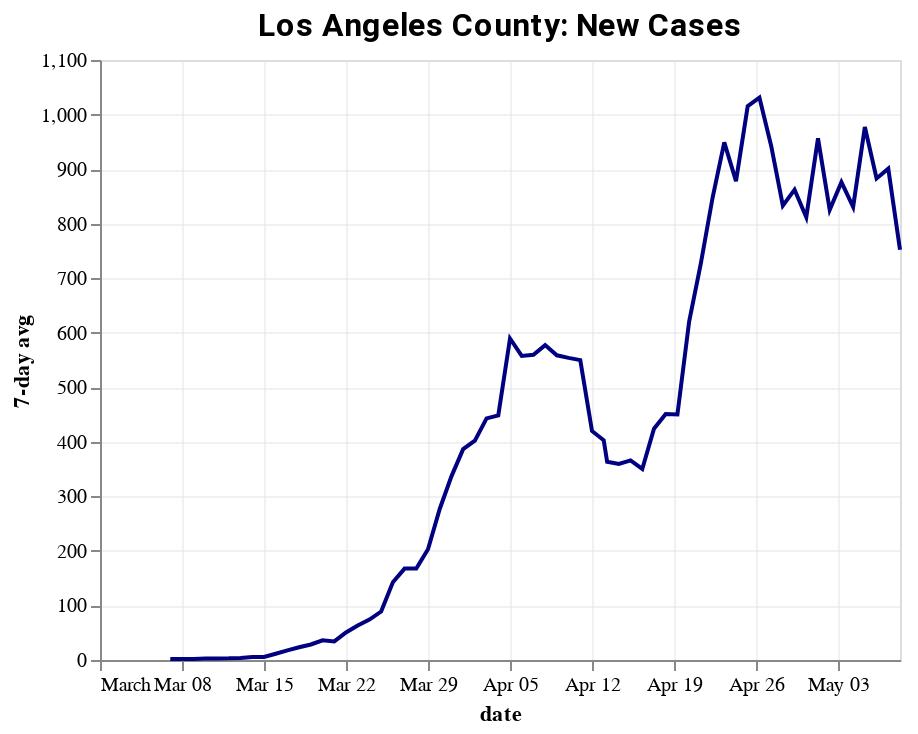
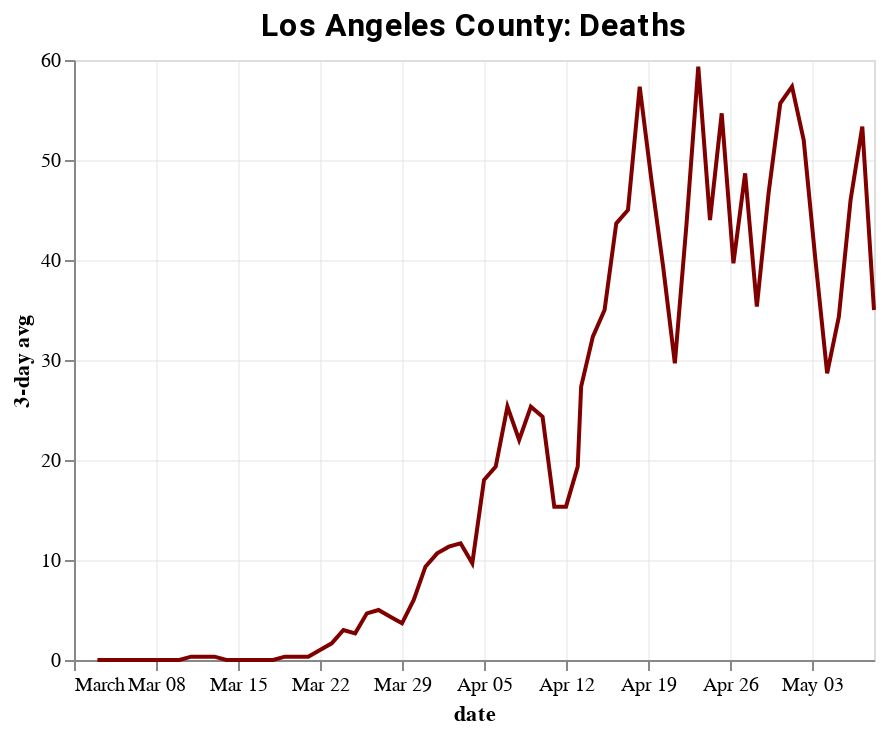

Write notebook code for charts like these, in order.
### Code cell
la = case_indicators_county(full_df, "Los Angeles", "3/1/20")

### Figure 1 — Vega-Lite specification as saved in the notebook (floating-point values rounded to 4 significant figures)
{"config": {"view": {"continuousWidth": 400, "continuousHeight": 300}, "axis": {"gridOpacity": 0.4}, "title": {"anchor": "middle", "color": "Black", "font": "Roboto", "fontSize": 16}}, "data": {"name": "data-7302d37b0a0b887e389f4f40dca063ea"}, "mark": "line", "encoding": {"color": {"value": "navy"}, "x": {"type": "temporal", "field": "date"}, "y": {"type": "quantitative", "field": "cases_avg7", "title": "7-day avg"}}, "title": "Los Angeles County: New Cases", "$schema": "https://vega.github.io/schema/vega-lite/v4.0.2.json", "datasets": {"data-7302d37b0a0b887e389f4f40dca063ea": [{"county": "Los Angeles", "state": "California", "fips": "06037", "date": "2020-03-01T00:00:00+00:00", "Lat": 34.31, "Lon": -118.2, "cases": 1.0, "deaths": 0.0, "new_cases": 0.0, "new_deaths": 0.0, "cases_avg7": null, "deaths_avg3": null}, {"county": "Los Angeles", "state": "California", "fips": "06037", "date": "2020-03-02T00:00:00+00:00", "Lat": 34.31, "Lon": -118.2, "cases": 1.0, "deaths": 0.0, "new_cases": 0.0, "new_deaths": 0.0, "cases_avg7": null, "deaths_avg3": null}, {"county": "Los Angeles", "state": "California", "fips": "06037", "date": "2020-03-03T00:00:00+00:00", "Lat": 34.31, "Lon": -118.2, "cases": 1.0, "deaths": 0.0, "new_cases": 0.0, "new_deaths": 0.0, "cases_avg7": null, "deaths_avg3": 0.0}, {"county": "Los Angeles", "state": "California", "fips": "06037", "date": "2020-03-04T00:00:00+00:00", "Lat": 34.31, "Lon": -118.2, "cases": 7.0, "deaths": 0.0, "new_cases": 6.0, "new_deaths": 0.0, "cases_avg7": null, "deaths_avg3": 0.0}, {"county": "Los Angeles", "state": "California", "fips": "06037", "date": "2020-03-05T00:00:00+00:00", "Lat": 34.31, "Lon": -118.2, "cases": 11.0, "deaths": 0.0, "new_cases": 4.0, "new_deaths": 0.0, "cases_avg7": null, "deaths_avg3": 0.0}, {"county": "Los Angeles", "state": "California", "fips": "06037", "date": "2020-03-06T00:00:00+00:00", "Lat": 34.31, "Lon": -118.2, "cases": 13.0, "deaths": 0.0, "new_cases": 2.0, "new_deaths": 0.0, "cases_avg7": null, "deaths_avg3": 0.0}, {"county": "Los Angeles", "state": "California", "fips": "06037", "date": "2020-03-07T00:00:00+00:00", "Lat": 34.31, "Lon": -118.2, "cases": 14.0, "deaths": 0.0, "new_cases": 1.0, "new_deaths": 0.0, "cases_avg7": 1.857, "deaths_avg3": 0.0}, {"county": "Los Angeles", "state": "California", "fips": "06037", "date": "2020-03-08T00:00:00+00:00", "Lat": 34.31, "Lon": -118.2, "cases": 14.0, "deaths": 0.0, "new_cases": 0.0, "new_deaths": 0.0, "cases_avg7": 1.857, "deaths_avg3": 0.0}, {"county": "Los Angeles", "state": "California", "fips": "06037", "date": "2020-03-09T00:00:00+00:00", "Lat": 34.31, "Lon": -118.2, "cases": 14.0, "deaths": 0.0, "new_cases": 0.0, "new_deaths": 0.0, "cases_avg7": 1.857, "deaths_avg3": 0.0}, {"county": "Los Angeles", "state": "California", "fips": "06037", "date": "2020-03-10T00:00:00+00:00", "Lat": 34.31, "Lon": -118.2, "cases": 20.0, "deaths": 0.0, "new_cases": 6.0, "new_deaths": 0.0, "cases_avg7": 2.714, "deaths_avg3": 0.0}, {"county": "Los Angeles", "state": "California", "fips": "06037", "date": "2020-03-11T00:00:00+00:00", "Lat": 34.31, "Lon": -118.2, "cases": 27.0, "deaths": 1.0, "new_cases": 7.0, "new_deaths": 1.0, "cases_avg7": 2.857, "deaths_avg3": 0.3333}, {"county": "Los Angeles", "state": "California", "fips": "06037", "date": "2020-03-12T00:00:00+00:00", "Lat": 34.31, "Lon": -118.2, "cases": 32.0, "deaths": 1.0, "new_cases": 5.0, "new_deaths": 0.0, "cases_avg7": 3.0, "deaths_avg3": 0.3333}, {"county": "Los Angeles", "state": "California", "fips": "06037", "date": "2020-03-13T00:00:00+00:00", "Lat": 34.31, "Lon": -118.2, "cases": 40.0, "deaths": 1.0, "new_cases": 8.0, "new_deaths": 0.0, "cases_avg7": 3.857, "deaths_avg3": 0.3333}, {"county": "Los Angeles", "state": "California", "fips": "06037", "date": "2020-03-14T00:00:00+00:00", "Lat": 34.31, "Lon": -118.2, "cases": 53.0, "deaths": 1.0, "new_cases": 13.0, "new_deaths": 0.0, "cases_avg7": 5.571, "deaths_avg3": 0.0}, {"county": "Los Angeles", "state": "California", "fips": "06037", "date": "2020-03-15T00:00:00+00:00", "Lat": 34.31, "Lon": -118.2, "cases": 53.0, "deaths": 1.0, "new_cases": 0.0, "new_deaths": 0.0, "cases_avg7": 5.571, "deaths_avg3": 0.0}, {"county": "Los Angeles", "state": "California", "fips": "06037", "date": "2020-03-16T00:00:00+00:00", "Lat": 34.31, "Lon": -118.2, "cases": 94.0, "deaths": 1.0, "new_cases": 41.0, "new_deaths": 0.0, "cases_avg7": 11.43, "deaths_avg3": 0.0}, {"county": "Los Angeles", "state": "California", "fips": "06037", "date": "2020-03-17T00:00:00+00:00", "Lat": 34.31, "Lon": -118.2, "cases": 144.0, "deaths": 1.0, "new_cases": 50.0, "new_deaths": 0.0, "cases_avg7": 17.71, "deaths_avg3": 0.0}, {"county": "Los Angeles", "state": "California", "fips": "06037", "date": "2020-03-18T00:00:00+00:00", "Lat": 34.31, "Lon": -118.2, "cases": 190.0, "deaths": 1.0, "new_cases": 46.0, "new_deaths": 0.0, "cases_avg7": 23.29, "deaths_avg3": 0.0}, {"county": "Los Angeles", "state": "California", "fips": "06037", "date": "2020-03-19T00:00:00+00:00", "Lat": 34.31, "Lon": -118.2, "cases": 231.0, "deaths": 2.0, "new_cases": 41.0, "new_deaths": 1.0, "cases_avg7": 28.43, "deaths_avg3": 0.3333}, {"county": "Los Angeles", "state": "California", "fips": "06037", "date": "2020-03-20T00:00:00+00:00", "Lat": 34.31, "Lon": -118.2, "cases": 292.0, "deaths": 2.0, "new_cases": 61.0, "new_deaths": 0.0, "cases_avg7": 36.0, "deaths_avg3": 0.3333}, {"county": "Los Angeles", "state": "California", "fips": "06037", "date": "2020-03-21T00:00:00+00:00", "Lat": 34.31, "Lon": -118.2, "cases": 292.0, "deaths": 2.0, "new_cases": 0.0, "new_deaths": 0.0, "cases_avg7": 34.14, "deaths_avg3": 0.3333}, {"county": "Los Angeles", "state": "California", "fips": "06037", "date": "2020-03-22T00:00:00+00:00", "Lat": 34.31, "Lon": -118.2, "cases": 407.0, "deaths": 5.0, "new_cases": 115.0, "new_deaths": 3.0, "cases_avg7": 50.57, "deaths_avg3": 1.0}, {"county": "Los Angeles", "state": "California", "fips": "06037", "date": "2020-03-23T00:00:00+00:00", "Lat": 34.31, "Lon": -118.2, "cases": 536.0, "deaths": 7.0, "new_cases": 129.0, "new_deaths": 2.0, "cases_avg7": 63.14, "deaths_avg3": 1.667}, {"county": "Los Angeles", "state": "California", "fips": "06037", "date": "2020-03-24T00:00:00+00:00", "Lat": 34.31, "Lon": -118.2, "cases": 662.0, "deaths": 11.0, "new_cases": 126.0, "new_deaths": 4.0, "cases_avg7": 74.0, "deaths_avg3": 3.0}, {"county": "Los Angeles", "state": "California", "fips": "06037", "date": "2020-03-25T00:00:00+00:00", "Lat": 34.31, "Lon": -118.2, "cases": 812.0, "deaths": 13.0, "new_cases": 150.0, "new_deaths": 2.0, "cases_avg7": 88.86, "deaths_avg3": 2.667}, {"county": "Los Angeles", "state": "California", "fips": "06037", "date": "2020-03-26T00:00:00+00:00", "Lat": 34.31, "Lon": -118.2, "cases": 1229.0, "deaths": 21.0, "new_cases": 417.0, "new_deaths": 8.0, "cases_avg7": 142.6, "deaths_avg3": 4.667}, {"county": "Los Angeles", "state": "California", "fips": "06037", "date": "2020-03-27T00:00:00+00:00", "Lat": 34.31, "Lon": -118.2, "cases": 1465.0, "deaths": 26.0, "new_cases": 236.0, "new_deaths": 5.0, "cases_avg7": 167.6, "deaths_avg3": 5.0}, {"county": "Los Angeles", "state": "California", "fips": "06037", "date": "2020-03-28T00:00:00+00:00", "Lat": 34.31, "Lon": -118.2, "cases": 1465.0, "deaths": 26.0, "new_cases": 0.0, "new_deaths": 0.0, "cases_avg7": 167.6, "deaths_avg3": 4.333}, {"county": "Los Angeles", "state": "California", "fips": "06037", "date": "2020-03-29T00:00:00+00:00", "Lat": 34.31, "Lon": -118.2, "cases": 1829.0, "deaths": 32.0, "new_cases": 364.0, "new_deaths": 6.0, "cases_avg7": 203.1, "deaths_avg3": 3.667}, {"county": "Los Angeles", "state": "California", "fips": "06037", "date": "2020-03-30T00:00:00+00:00", "Lat": 34.31, "Lon": -118.2, "cases": 2474.0, "deaths": 44.0, "new_cases": 645.0, "new_deaths": 12.0, "cases_avg7": 276.9, "deaths_avg3": 6.0}, {"county": "Los Angeles", "state": "California", "fips": "06037", "date": "2020-03-31T00:00:00+00:00", "Lat": 34.31, "Lon": -118.2, "cases": 3019.0, "deaths": 54.0, "new_cases": 545.0, "new_deaths": 10.0, "cases_avg7": 336.7, "deaths_avg3": 9.333}, {"county": "Los Angeles", "state": "California", "fips": "06037", "date": "2020-04-01T00:00:00+00:00", "Lat": 34.31, "Lon": -118.2, "cases": 3518.0, "deaths": 64.0, "new_cases": 499.0, "new_deaths": 10.0, "cases_avg7": 386.6, "deaths_avg3": 10.67}, {"county": "Los Angeles", "state": "California", "fips": "06037", "date": "2020-04-02T00:00:00+00:00", "Lat": 34.31, "Lon": -118.2, "cases": 4045.0, "deaths": 78.0, "new_cases": 527.0, "new_deaths": 14.0, "cases_avg7": 402.3, "deaths_avg3": 11.33}, {"county": "Los Angeles", "state": "California", "fips": "06037", "date": "2020-04-03T00:00:00+00:00", "Lat": 34.31, "Lon": -118.2, "cases": 4566.0, "deaths": 89.0, "new_cases": 521.0, "new_deaths": 11.0, "cases_avg7": 443.0, "deaths_avg3": 11.67}, {"county": "Los Angeles", "state": "California", "fips": "06037", "date": "2020-04-04T00:00:00+00:00", "Lat": 34.31, "Lon": -118.2, "cases": 4605.0, "deaths": 93.0, "new_cases": 39.0, "new_deaths": 4.0, "cases_avg7": 448.6, "deaths_avg3": 9.667}, {"county": "Los Angeles", "state": "California", "fips": "06037", "date": "2020-04-05T00:00:00+00:00", "Lat": 34.31, "Lon": -118.2, "cases": 5955.0, "deaths": 132.0, "new_cases": 1350.0, "new_deaths": 39.0, "cases_avg7": 589.4, "deaths_avg3": 18.0}, {"county": "Los Angeles", "state": "California", "fips": "06037", "date": "2020-04-06T00:00:00+00:00", "Lat": 34.31, "Lon": -118.2, "cases": 6377.0, "deaths": 147.0, "new_cases": 422.0, "new_deaths": 15.0, "cases_avg7": 557.6, "deaths_avg3": 19.33}, {"county": "Los Angeles", "state": "California", "fips": "06037", "date": "2020-04-07T00:00:00+00:00", "Lat": 34.31, "Lon": -118.2, "cases": 6936.0, "deaths": 169.0, "new_cases": 559.0, "new_deaths": 22.0, "cases_avg7": 559.6, "deaths_avg3": 25.33}, {"county": "Los Angeles", "state": "California", "fips": "06037", "date": "2020-04-08T00:00:00+00:00", "Lat": 34.31, "Lon": -118.2, "cases": 7559.0, "deaths": 198.0, "new_cases": 623.0, "new_deaths": 29.0, "cases_avg7": 577.3, "deaths_avg3": 22.0}, {"county": "Los Angeles", "state": "California", "fips": "06037", "date": "2020-04-09T00:00:00+00:00", "Lat": 34.31, "Lon": -118.2, "cases": 7955.0, "deaths": 223.0, "new_cases": 396.0, "new_deaths": 25.0, "cases_avg7": 558.6, "deaths_avg3": 25.33}, {"county": "Los Angeles", "state": "California", "fips": "06037", "date": "2020-04-10T00:00:00+00:00", "Lat": 34.31, "Lon": -118.2, "cases": 8443.0, "deaths": 242.0, "new_cases": 488.0, "new_deaths": 19.0, "cases_avg7": 553.9, "deaths_avg3": 24.33}, {"county": "Los Angeles", "state": "California", "fips": "06037", "date": "2020-04-11T00:00:00+00:00", "Lat": 34.31, "Lon": -118.2, "cases": 8453.0, "deaths": 244.0, "new_cases": 10.0, "new_deaths": 2.0, "cases_avg7": 549.7, "deaths_avg3": 15.33}, {"county": "Los Angeles", "state": "California", "fips": "06037", "date": "2020-04-12T00:00:00+00:00", "Lat": 34.31, "Lon": -118.2, "cases": 8894.0, "deaths": 269.0, "new_cases": 441.0, "new_deaths": 25.0, "cases_avg7": 419.9, "deaths_avg3": 15.33}, {"county": "Los Angeles", "state": "California", "fips": "06037", "date": "2020-04-13T00:00:00+00:00", "Lat": 34.31, "Lon": -118.2, "cases": 9197.0, "deaths": 300.0, "new_cases": 303.0, "new_deaths": 31.0, "cases_avg7": 402.9, "deaths_avg3": 19.33}, {"county": "Los Angeles", "state": "California", "fips": "06037", "date": "2020-04-13T07:00:00+00:00", "Lat": 34.31, "Lon": -118.2, "cases": 9480.0, "deaths": 326.0, "new_cases": 283.0, "new_deaths": 26.0, "cases_avg7": 363.4, "deaths_avg3": 27.33}, {"county": "Los Angeles", "state": "California", "fips": "06037", "date": "2020-04-14T07:00:00+00:00", "Lat": 34.31, "Lon": -118.2, "cases": 10080.0, "deaths": 366.0, "new_cases": 595.0, "new_deaths": 40.0, "cases_avg7": 359.4, "deaths_avg3": 32.33}, {"county": "Los Angeles", "state": "California", "fips": "06037", "date": "2020-04-15T07:00:00+00:00", "Lat": 34.31, "Lon": -118.2, "cases": 10520.0, "deaths": 405.0, "new_cases": 442.0, "new_deaths": 39.0, "cases_avg7": 366.0, "deaths_avg3": 35.0}, {"county": "Los Angeles", "state": "California", "fips": "06037", "date": "2020-04-16T07:00:00+00:00", "Lat": 34.31, "Lon": -118.2, "cases": 10900.0, "deaths": 457.0, "new_cases": 378.0, "new_deaths": 52.0, "cases_avg7": 350.3, "deaths_avg3": 43.67}, {"county": "Los Angeles", "state": "California", "fips": "06037", "date": "2020-04-17T07:00:00+00:00", "Lat": 34.31, "Lon": -118.2, "cases": 11420.0, "deaths": 501.0, "new_cases": 526.0, "new_deaths": 44.0, "cases_avg7": 424.0, "deaths_avg3": 45.0}, {"county": "Los Angeles", "state": "California", "fips": "06037", "date": "2020-04-18T07:00:00+00:00", "Lat": 34.31, "Lon": -118.2, "cases": 12050.0, "deaths": 577.0, "new_cases": 630.0, "new_deaths": 76.0, "cases_avg7": 451.0, "deaths_avg3": 57.33}, {"county": "Los Angeles", "state": "California", "fips": "06037", "date": "2020-04-19T07:00:00+00:00", "Lat": 34.31, "Lon": -118.2, "cases": 12350.0, "deaths": 601.0, "new_cases": 298.0, "new_deaths": 24.0, "cases_avg7": 450.3, "deaths_avg3": 48.0}, {"county": "Los Angeles", "state": "California", "fips": "06037", "date": "2020-04-20T07:00:00+00:00", "Lat": 34.31, "Lon": -118.2, "cases": 13820.0, "deaths": 619.0, "new_cases": 1474.0, "new_deaths": 18.0, "cases_avg7": 620.4, "deaths_avg3": 39.33}, {"county": "Los Angeles", "state": "California", "fips": "06037", "date": "2020-04-21T07:00:00+00:00", "Lat": 34.31, "Lon": -118.2, "cases": 15160.0, "deaths": 666.0, "new_cases": 1342.0, "new_deaths": 47.0, "cases_avg7": 727.1, "deaths_avg3": 29.67}, {"county": "Los Angeles", "state": "California", "fips": "06037", "date": "2020-04-22T07:00:00+00:00", "Lat": 34.31, "Lon": -118.2, "cases": 16450.0, "deaths": 732.0, "new_cases": 1284.0, "new_deaths": 66.0, "cases_avg7": 847.4, "deaths_avg3": 43.67}, {"county": "Los Angeles", "state": "California", "fips": "06037", "date": "2020-04-23T07:00:00+00:00", "Lat": 34.31, "Lon": -118.2, "cases": 17540.0, "deaths": 797.0, "new_cases": 1088.0, "new_deaths": 65.0, "cases_avg7": 948.9, "deaths_avg3": 59.33}, {"county": "Los Angeles", "state": "California", "fips": "06037", "date": "2020-04-24T07:00:00+00:00", "Lat": 34.31, "Lon": -118.2, "cases": 17570.0, "deaths": 798.0, "new_cases": 30.0, "new_deaths": 1.0, "cases_avg7": 878.0, "deaths_avg3": 44.0}, {"county": "Los Angeles", "state": "California", "fips": "06037", "date": "2020-04-25T07:00:00+00:00", "Lat": 34.31, "Lon": -118.2, "cases": 19160.0, "deaths": 896.0, "new_cases": 1592.0, "new_deaths": 98.0, "cases_avg7": 1015.0, "deaths_avg3": 54.67}, {"county": "Los Angeles", "state": "California", "fips": "06037", "date": "2020-04-26T07:00:00+00:00", "Lat": 34.31, "Lon": -118.2, "cases": 19570.0, "deaths": 916.0, "new_cases": 408.0, "new_deaths": 20.0, "cases_avg7": 1031.0, "deaths_avg3": 39.67}, {"county": "Los Angeles", "state": "California", "fips": "06037", "date": "2020-04-27T07:00:00+00:00", "Lat": 34.31, "Lon": -118.2, "cases": 20420.0, "deaths": 944.0, "new_cases": 856.0, "new_deaths": 28.0, "cases_avg7": 942.9, "deaths_avg3": 48.67}, {"county": "Los Angeles", "state": "California", "fips": "06037", "date": "2020-04-28T07:00:00+00:00", "Lat": 34.31, "Lon": -118.2, "cases": 21000.0, "deaths": 1002.0, "new_cases": 573.0, "new_deaths": 58.0, "cases_avg7": 833.0, "deaths_avg3": 35.33}, {"county": "Los Angeles", "state": "California", "fips": "06037", "date": "2020-04-29T07:00:00+00:00", "Lat": 34.31, "Lon": -118.2, "cases": 22480.0, "deaths": 1056.0, "new_cases": 1489.0, "new_deaths": 54.0, "cases_avg7": 862.3, "deaths_avg3": 46.67}, {"county": "Los Angeles", "state": "California", "fips": "06037", "date": "2020-04-30T07:00:00+00:00", "Lat": 34.31, "Lon": -118.2, "cases": 23220.0, "deaths": 1111.0, "new_cases": 735.0, "new_deaths": 55.0, "cases_avg7": 811.9, "deaths_avg3": 55.67}, {"county": "Los Angeles", "state": "California", "fips": "06037", "date": "2020-05-01T07:00:00+00:00", "Lat": 34.31, "Lon": -118.2, "cases": 24260.0, "deaths": 1174.0, "new_cases": 1042.0, "new_deaths": 63.0, "cases_avg7": 956.4, "deaths_avg3": 57.33}, {"county": "Los Angeles", "state": "California", "fips": "06037", "date": "2020-05-02T07:00:00+00:00", "Lat": 34.31, "Lon": -118.2, "cases": 24940.0, "deaths": 1212.0, "new_cases": 674.0, "new_deaths": 38.0, "cases_avg7": 825.3, "deaths_avg3": 52.0}, {"county": "Los Angeles", "state": "California", "fips": "06037", "date": "2020-05-03T07:00:00+00:00", "Lat": 34.31, "Lon": -118.2, "cases": 25700.0, "deaths": 1231.0, "new_cases": 763.0, "new_deaths": 19.0, "cases_avg7": 876.0, "deaths_avg3": 40.0}, {"county": "Los Angeles", "state": "California", "fips": "06037", "date": "2020-05-04T07:00:00+00:00", "Lat": 34.31, "Lon": -118.2, "cases": 26240.0, "deaths": 1260.0, "new_cases": 539.0, "new_deaths": 29.0, "cases_avg7": 830.7, "deaths_avg3": 28.67}, {"county": "Los Angeles", "state": "California", "fips": "06037", "date": "2020-05-05T07:00:00+00:00", "Lat": 34.31, "Lon": -118.2, "cases": 27840.0, "deaths": 1315.0, "new_cases": 1598.0, "new_deaths": 55.0, "cases_avg7": 977.1, "deaths_avg3": 34.33}, {"county": "Los Angeles", "state": "California", "fips": "06037", "date": "2020-05-06T07:00:00+00:00", "Lat": 34.31, "Lon": -118.2, "cases": 28660.0, "deaths": 1369.0, "new_cases": 829.0, "new_deaths": 54.0, "cases_avg7": 882.9, "deaths_avg3": 46.0}, {"county": "Los Angeles", "state": "California", "fips": "06037", "date": "2020-05-07T07:00:00+00:00", "Lat": 34.31, "Lon": -118.2, "cases": 29530.0, "deaths": 1420.0, "new_cases": 861.0, "new_deaths": 51.0, "cases_avg7": 900.9, "deaths_avg3": 53.33}, {"county": "Los Angeles", "state": "California", "fips": "06037", "date": "2020-05-08T07:00:00+00:00", "Lat": 34.31, "Lon": -118.2, "cases": 29530.0, "deaths": 1420.0, "new_cases": 0.0, "new_deaths": 0.0, "cases_avg7": 752.0, "deaths_avg3": 35.0}]}}

### Figure 2 — Vega-Lite specification as saved in the notebook (floating-point values rounded to 4 significant figures)
{"config": {"view": {"continuousWidth": 400, "continuousHeight": 300}, "axis": {"gridOpacity": 0.4}, "title": {"anchor": "middle", "color": "Black", "font": "Roboto", "fontSize": 16}}, "data": {"name": "data-7302d37b0a0b887e389f4f40dca063ea"}, "mark": "line", "encoding": {"color": {"value": "maroon"}, "x": {"type": "temporal", "field": "date"}, "y": {"type": "quantitative", "field": "deaths_avg3", "title": "3-day avg"}}, "title": "Los Angeles County: Deaths", "$schema": "https://vega.github.io/schema/vega-lite/v4.0.2.json", "datasets": {"data-7302d37b0a0b887e389f4f40dca063ea": [{"county": "Los Angeles", "state": "California", "fips": "06037", "date": "2020-03-01T00:00:00+00:00", "Lat": 34.31, "Lon": -118.2, "cases": 1.0, "deaths": 0.0, "new_cases": 0.0, "new_deaths": 0.0, "cases_avg7": null, "deaths_avg3": null}, {"county": "Los Angeles", "state": "California", "fips": "06037", "date": "2020-03-02T00:00:00+00:00", "Lat": 34.31, "Lon": -118.2, "cases": 1.0, "deaths": 0.0, "new_cases": 0.0, "new_deaths": 0.0, "cases_avg7": null, "deaths_avg3": null}, {"county": "Los Angeles", "state": "California", "fips": "06037", "date": "2020-03-03T00:00:00+00:00", "Lat": 34.31, "Lon": -118.2, "cases": 1.0, "deaths": 0.0, "new_cases": 0.0, "new_deaths": 0.0, "cases_avg7": null, "deaths_avg3": 0.0}, {"county": "Los Angeles", "state": "California", "fips": "06037", "date": "2020-03-04T00:00:00+00:00", "Lat": 34.31, "Lon": -118.2, "cases": 7.0, "deaths": 0.0, "new_cases": 6.0, "new_deaths": 0.0, "cases_avg7": null, "deaths_avg3": 0.0}, {"county": "Los Angeles", "state": "California", "fips": "06037", "date": "2020-03-05T00:00:00+00:00", "Lat": 34.31, "Lon": -118.2, "cases": 11.0, "deaths": 0.0, "new_cases": 4.0, "new_deaths": 0.0, "cases_avg7": null, "deaths_avg3": 0.0}, {"county": "Los Angeles", "state": "California", "fips": "06037", "date": "2020-03-06T00:00:00+00:00", "Lat": 34.31, "Lon": -118.2, "cases": 13.0, "deaths": 0.0, "new_cases": 2.0, "new_deaths": 0.0, "cases_avg7": null, "deaths_avg3": 0.0}, {"county": "Los Angeles", "state": "California", "fips": "06037", "date": "2020-03-07T00:00:00+00:00", "Lat": 34.31, "Lon": -118.2, "cases": 14.0, "deaths": 0.0, "new_cases": 1.0, "new_deaths": 0.0, "cases_avg7": 1.857, "deaths_avg3": 0.0}, {"county": "Los Angeles", "state": "California", "fips": "06037", "date": "2020-03-08T00:00:00+00:00", "Lat": 34.31, "Lon": -118.2, "cases": 14.0, "deaths": 0.0, "new_cases": 0.0, "new_deaths": 0.0, "cases_avg7": 1.857, "deaths_avg3": 0.0}, {"county": "Los Angeles", "state": "California", "fips": "06037", "date": "2020-03-09T00:00:00+00:00", "Lat": 34.31, "Lon": -118.2, "cases": 14.0, "deaths": 0.0, "new_cases": 0.0, "new_deaths": 0.0, "cases_avg7": 1.857, "deaths_avg3": 0.0}, {"county": "Los Angeles", "state": "California", "fips": "06037", "date": "2020-03-10T00:00:00+00:00", "Lat": 34.31, "Lon": -118.2, "cases": 20.0, "deaths": 0.0, "new_cases": 6.0, "new_deaths": 0.0, "cases_avg7": 2.714, "deaths_avg3": 0.0}, {"county": "Los Angeles", "state": "California", "fips": "06037", "date": "2020-03-11T00:00:00+00:00", "Lat": 34.31, "Lon": -118.2, "cases": 27.0, "deaths": 1.0, "new_cases": 7.0, "new_deaths": 1.0, "cases_avg7": 2.857, "deaths_avg3": 0.3333}, {"county": "Los Angeles", "state": "California", "fips": "06037", "date": "2020-03-12T00:00:00+00:00", "Lat": 34.31, "Lon": -118.2, "cases": 32.0, "deaths": 1.0, "new_cases": 5.0, "new_deaths": 0.0, "cases_avg7": 3.0, "deaths_avg3": 0.3333}, {"county": "Los Angeles", "state": "California", "fips": "06037", "date": "2020-03-13T00:00:00+00:00", "Lat": 34.31, "Lon": -118.2, "cases": 40.0, "deaths": 1.0, "new_cases": 8.0, "new_deaths": 0.0, "cases_avg7": 3.857, "deaths_avg3": 0.3333}, {"county": "Los Angeles", "state": "California", "fips": "06037", "date": "2020-03-14T00:00:00+00:00", "Lat": 34.31, "Lon": -118.2, "cases": 53.0, "deaths": 1.0, "new_cases": 13.0, "new_deaths": 0.0, "cases_avg7": 5.571, "deaths_avg3": 0.0}, {"county": "Los Angeles", "state": "California", "fips": "06037", "date": "2020-03-15T00:00:00+00:00", "Lat": 34.31, "Lon": -118.2, "cases": 53.0, "deaths": 1.0, "new_cases": 0.0, "new_deaths": 0.0, "cases_avg7": 5.571, "deaths_avg3": 0.0}, {"county": "Los Angeles", "state": "California", "fips": "06037", "date": "2020-03-16T00:00:00+00:00", "Lat": 34.31, "Lon": -118.2, "cases": 94.0, "deaths": 1.0, "new_cases": 41.0, "new_deaths": 0.0, "cases_avg7": 11.43, "deaths_avg3": 0.0}, {"county": "Los Angeles", "state": "California", "fips": "06037", "date": "2020-03-17T00:00:00+00:00", "Lat": 34.31, "Lon": -118.2, "cases": 144.0, "deaths": 1.0, "new_cases": 50.0, "new_deaths": 0.0, "cases_avg7": 17.71, "deaths_avg3": 0.0}, {"county": "Los Angeles", "state": "California", "fips": "06037", "date": "2020-03-18T00:00:00+00:00", "Lat": 34.31, "Lon": -118.2, "cases": 190.0, "deaths": 1.0, "new_cases": 46.0, "new_deaths": 0.0, "cases_avg7": 23.29, "deaths_avg3": 0.0}, {"county": "Los Angeles", "state": "California", "fips": "06037", "date": "2020-03-19T00:00:00+00:00", "Lat": 34.31, "Lon": -118.2, "cases": 231.0, "deaths": 2.0, "new_cases": 41.0, "new_deaths": 1.0, "cases_avg7": 28.43, "deaths_avg3": 0.3333}, {"county": "Los Angeles", "state": "California", "fips": "06037", "date": "2020-03-20T00:00:00+00:00", "Lat": 34.31, "Lon": -118.2, "cases": 292.0, "deaths": 2.0, "new_cases": 61.0, "new_deaths": 0.0, "cases_avg7": 36.0, "deaths_avg3": 0.3333}, {"county": "Los Angeles", "state": "California", "fips": "06037", "date": "2020-03-21T00:00:00+00:00", "Lat": 34.31, "Lon": -118.2, "cases": 292.0, "deaths": 2.0, "new_cases": 0.0, "new_deaths": 0.0, "cases_avg7": 34.14, "deaths_avg3": 0.3333}, {"county": "Los Angeles", "state": "California", "fips": "06037", "date": "2020-03-22T00:00:00+00:00", "Lat": 34.31, "Lon": -118.2, "cases": 407.0, "deaths": 5.0, "new_cases": 115.0, "new_deaths": 3.0, "cases_avg7": 50.57, "deaths_avg3": 1.0}, {"county": "Los Angeles", "state": "California", "fips": "06037", "date": "2020-03-23T00:00:00+00:00", "Lat": 34.31, "Lon": -118.2, "cases": 536.0, "deaths": 7.0, "new_cases": 129.0, "new_deaths": 2.0, "cases_avg7": 63.14, "deaths_avg3": 1.667}, {"county": "Los Angeles", "state": "California", "fips": "06037", "date": "2020-03-24T00:00:00+00:00", "Lat": 34.31, "Lon": -118.2, "cases": 662.0, "deaths": 11.0, "new_cases": 126.0, "new_deaths": 4.0, "cases_avg7": 74.0, "deaths_avg3": 3.0}, {"county": "Los Angeles", "state": "California", "fips": "06037", "date": "2020-03-25T00:00:00+00:00", "Lat": 34.31, "Lon": -118.2, "cases": 812.0, "deaths": 13.0, "new_cases": 150.0, "new_deaths": 2.0, "cases_avg7": 88.86, "deaths_avg3": 2.667}, {"county": "Los Angeles", "state": "California", "fips": "06037", "date": "2020-03-26T00:00:00+00:00", "Lat": 34.31, "Lon": -118.2, "cases": 1229.0, "deaths": 21.0, "new_cases": 417.0, "new_deaths": 8.0, "cases_avg7": 142.6, "deaths_avg3": 4.667}, {"county": "Los Angeles", "state": "California", "fips": "06037", "date": "2020-03-27T00:00:00+00:00", "Lat": 34.31, "Lon": -118.2, "cases": 1465.0, "deaths": 26.0, "new_cases": 236.0, "new_deaths": 5.0, "cases_avg7": 167.6, "deaths_avg3": 5.0}, {"county": "Los Angeles", "state": "California", "fips": "06037", "date": "2020-03-28T00:00:00+00:00", "Lat": 34.31, "Lon": -118.2, "cases": 1465.0, "deaths": 26.0, "new_cases": 0.0, "new_deaths": 0.0, "cases_avg7": 167.6, "deaths_avg3": 4.333}, {"county": "Los Angeles", "state": "California", "fips": "06037", "date": "2020-03-29T00:00:00+00:00", "Lat": 34.31, "Lon": -118.2, "cases": 1829.0, "deaths": 32.0, "new_cases": 364.0, "new_deaths": 6.0, "cases_avg7": 203.1, "deaths_avg3": 3.667}, {"county": "Los Angeles", "state": "California", "fips": "06037", "date": "2020-03-30T00:00:00+00:00", "Lat": 34.31, "Lon": -118.2, "cases": 2474.0, "deaths": 44.0, "new_cases": 645.0, "new_deaths": 12.0, "cases_avg7": 276.9, "deaths_avg3": 6.0}, {"county": "Los Angeles", "state": "California", "fips": "06037", "date": "2020-03-31T00:00:00+00:00", "Lat": 34.31, "Lon": -118.2, "cases": 3019.0, "deaths": 54.0, "new_cases": 545.0, "new_deaths": 10.0, "cases_avg7": 336.7, "deaths_avg3": 9.333}, {"county": "Los Angeles", "state": "California", "fips": "06037", "date": "2020-04-01T00:00:00+00:00", "Lat": 34.31, "Lon": -118.2, "cases": 3518.0, "deaths": 64.0, "new_cases": 499.0, "new_deaths": 10.0, "cases_avg7": 386.6, "deaths_avg3": 10.67}, {"county": "Los Angeles", "state": "California", "fips": "06037", "date": "2020-04-02T00:00:00+00:00", "Lat": 34.31, "Lon": -118.2, "cases": 4045.0, "deaths": 78.0, "new_cases": 527.0, "new_deaths": 14.0, "cases_avg7": 402.3, "deaths_avg3": 11.33}, {"county": "Los Angeles", "state": "California", "fips": "06037", "date": "2020-04-03T00:00:00+00:00", "Lat": 34.31, "Lon": -118.2, "cases": 4566.0, "deaths": 89.0, "new_cases": 521.0, "new_deaths": 11.0, "cases_avg7": 443.0, "deaths_avg3": 11.67}, {"county": "Los Angeles", "state": "California", "fips": "06037", "date": "2020-04-04T00:00:00+00:00", "Lat": 34.31, "Lon": -118.2, "cases": 4605.0, "deaths": 93.0, "new_cases": 39.0, "new_deaths": 4.0, "cases_avg7": 448.6, "deaths_avg3": 9.667}, {"county": "Los Angeles", "state": "California", "fips": "06037", "date": "2020-04-05T00:00:00+00:00", "Lat": 34.31, "Lon": -118.2, "cases": 5955.0, "deaths": 132.0, "new_cases": 1350.0, "new_deaths": 39.0, "cases_avg7": 589.4, "deaths_avg3": 18.0}, {"county": "Los Angeles", "state": "California", "fips": "06037", "date": "2020-04-06T00:00:00+00:00", "Lat": 34.31, "Lon": -118.2, "cases": 6377.0, "deaths": 147.0, "new_cases": 422.0, "new_deaths": 15.0, "cases_avg7": 557.6, "deaths_avg3": 19.33}, {"county": "Los Angeles", "state": "California", "fips": "06037", "date": "2020-04-07T00:00:00+00:00", "Lat": 34.31, "Lon": -118.2, "cases": 6936.0, "deaths": 169.0, "new_cases": 559.0, "new_deaths": 22.0, "cases_avg7": 559.6, "deaths_avg3": 25.33}, {"county": "Los Angeles", "state": "California", "fips": "06037", "date": "2020-04-08T00:00:00+00:00", "Lat": 34.31, "Lon": -118.2, "cases": 7559.0, "deaths": 198.0, "new_cases": 623.0, "new_deaths": 29.0, "cases_avg7": 577.3, "deaths_avg3": 22.0}, {"county": "Los Angeles", "state": "California", "fips": "06037", "date": "2020-04-09T00:00:00+00:00", "Lat": 34.31, "Lon": -118.2, "cases": 7955.0, "deaths": 223.0, "new_cases": 396.0, "new_deaths": 25.0, "cases_avg7": 558.6, "deaths_avg3": 25.33}, {"county": "Los Angeles", "state": "California", "fips": "06037", "date": "2020-04-10T00:00:00+00:00", "Lat": 34.31, "Lon": -118.2, "cases": 8443.0, "deaths": 242.0, "new_cases": 488.0, "new_deaths": 19.0, "cases_avg7": 553.9, "deaths_avg3": 24.33}, {"county": "Los Angeles", "state": "California", "fips": "06037", "date": "2020-04-11T00:00:00+00:00", "Lat": 34.31, "Lon": -118.2, "cases": 8453.0, "deaths": 244.0, "new_cases": 10.0, "new_deaths": 2.0, "cases_avg7": 549.7, "deaths_avg3": 15.33}, {"county": "Los Angeles", "state": "California", "fips": "06037", "date": "2020-04-12T00:00:00+00:00", "Lat": 34.31, "Lon": -118.2, "cases": 8894.0, "deaths": 269.0, "new_cases": 441.0, "new_deaths": 25.0, "cases_avg7": 419.9, "deaths_avg3": 15.33}, {"county": "Los Angeles", "state": "California", "fips": "06037", "date": "2020-04-13T00:00:00+00:00", "Lat": 34.31, "Lon": -118.2, "cases": 9197.0, "deaths": 300.0, "new_cases": 303.0, "new_deaths": 31.0, "cases_avg7": 402.9, "deaths_avg3": 19.33}, {"county": "Los Angeles", "state": "California", "fips": "06037", "date": "2020-04-13T07:00:00+00:00", "Lat": 34.31, "Lon": -118.2, "cases": 9480.0, "deaths": 326.0, "new_cases": 283.0, "new_deaths": 26.0, "cases_avg7": 363.4, "deaths_avg3": 27.33}, {"county": "Los Angeles", "state": "California", "fips": "06037", "date": "2020-04-14T07:00:00+00:00", "Lat": 34.31, "Lon": -118.2, "cases": 10080.0, "deaths": 366.0, "new_cases": 595.0, "new_deaths": 40.0, "cases_avg7": 359.4, "deaths_avg3": 32.33}, {"county": "Los Angeles", "state": "California", "fips": "06037", "date": "2020-04-15T07:00:00+00:00", "Lat": 34.31, "Lon": -118.2, "cases": 10520.0, "deaths": 405.0, "new_cases": 442.0, "new_deaths": 39.0, "cases_avg7": 366.0, "deaths_avg3": 35.0}, {"county": "Los Angeles", "state": "California", "fips": "06037", "date": "2020-04-16T07:00:00+00:00", "Lat": 34.31, "Lon": -118.2, "cases": 10900.0, "deaths": 457.0, "new_cases": 378.0, "new_deaths": 52.0, "cases_avg7": 350.3, "deaths_avg3": 43.67}, {"county": "Los Angeles", "state": "California", "fips": "06037", "date": "2020-04-17T07:00:00+00:00", "Lat": 34.31, "Lon": -118.2, "cases": 11420.0, "deaths": 501.0, "new_cases": 526.0, "new_deaths": 44.0, "cases_avg7": 424.0, "deaths_avg3": 45.0}, {"county": "Los Angeles", "state": "California", "fips": "06037", "date": "2020-04-18T07:00:00+00:00", "Lat": 34.31, "Lon": -118.2, "cases": 12050.0, "deaths": 577.0, "new_cases": 630.0, "new_deaths": 76.0, "cases_avg7": 451.0, "deaths_avg3": 57.33}, {"county": "Los Angeles", "state": "California", "fips": "06037", "date": "2020-04-19T07:00:00+00:00", "Lat": 34.31, "Lon": -118.2, "cases": 12350.0, "deaths": 601.0, "new_cases": 298.0, "new_deaths": 24.0, "cases_avg7": 450.3, "deaths_avg3": 48.0}, {"county": "Los Angeles", "state": "California", "fips": "06037", "date": "2020-04-20T07:00:00+00:00", "Lat": 34.31, "Lon": -118.2, "cases": 13820.0, "deaths": 619.0, "new_cases": 1474.0, "new_deaths": 18.0, "cases_avg7": 620.4, "deaths_avg3": 39.33}, {"county": "Los Angeles", "state": "California", "fips": "06037", "date": "2020-04-21T07:00:00+00:00", "Lat": 34.31, "Lon": -118.2, "cases": 15160.0, "deaths": 666.0, "new_cases": 1342.0, "new_deaths": 47.0, "cases_avg7": 727.1, "deaths_avg3": 29.67}, {"county": "Los Angeles", "state": "California", "fips": "06037", "date": "2020-04-22T07:00:00+00:00", "Lat": 34.31, "Lon": -118.2, "cases": 16450.0, "deaths": 732.0, "new_cases": 1284.0, "new_deaths": 66.0, "cases_avg7": 847.4, "deaths_avg3": 43.67}, {"county": "Los Angeles", "state": "California", "fips": "06037", "date": "2020-04-23T07:00:00+00:00", "Lat": 34.31, "Lon": -118.2, "cases": 17540.0, "deaths": 797.0, "new_cases": 1088.0, "new_deaths": 65.0, "cases_avg7": 948.9, "deaths_avg3": 59.33}, {"county": "Los Angeles", "state": "California", "fips": "06037", "date": "2020-04-24T07:00:00+00:00", "Lat": 34.31, "Lon": -118.2, "cases": 17570.0, "deaths": 798.0, "new_cases": 30.0, "new_deaths": 1.0, "cases_avg7": 878.0, "deaths_avg3": 44.0}, {"county": "Los Angeles", "state": "California", "fips": "06037", "date": "2020-04-25T07:00:00+00:00", "Lat": 34.31, "Lon": -118.2, "cases": 19160.0, "deaths": 896.0, "new_cases": 1592.0, "new_deaths": 98.0, "cases_avg7": 1015.0, "deaths_avg3": 54.67}, {"county": "Los Angeles", "state": "California", "fips": "06037", "date": "2020-04-26T07:00:00+00:00", "Lat": 34.31, "Lon": -118.2, "cases": 19570.0, "deaths": 916.0, "new_cases": 408.0, "new_deaths": 20.0, "cases_avg7": 1031.0, "deaths_avg3": 39.67}, {"county": "Los Angeles", "state": "California", "fips": "06037", "date": "2020-04-27T07:00:00+00:00", "Lat": 34.31, "Lon": -118.2, "cases": 20420.0, "deaths": 944.0, "new_cases": 856.0, "new_deaths": 28.0, "cases_avg7": 942.9, "deaths_avg3": 48.67}, {"county": "Los Angeles", "state": "California", "fips": "06037", "date": "2020-04-28T07:00:00+00:00", "Lat": 34.31, "Lon": -118.2, "cases": 21000.0, "deaths": 1002.0, "new_cases": 573.0, "new_deaths": 58.0, "cases_avg7": 833.0, "deaths_avg3": 35.33}, {"county": "Los Angeles", "state": "California", "fips": "06037", "date": "2020-04-29T07:00:00+00:00", "Lat": 34.31, "Lon": -118.2, "cases": 22480.0, "deaths": 1056.0, "new_cases": 1489.0, "new_deaths": 54.0, "cases_avg7": 862.3, "deaths_avg3": 46.67}, {"county": "Los Angeles", "state": "California", "fips": "06037", "date": "2020-04-30T07:00:00+00:00", "Lat": 34.31, "Lon": -118.2, "cases": 23220.0, "deaths": 1111.0, "new_cases": 735.0, "new_deaths": 55.0, "cases_avg7": 811.9, "deaths_avg3": 55.67}, {"county": "Los Angeles", "state": "California", "fips": "06037", "date": "2020-05-01T07:00:00+00:00", "Lat": 34.31, "Lon": -118.2, "cases": 24260.0, "deaths": 1174.0, "new_cases": 1042.0, "new_deaths": 63.0, "cases_avg7": 956.4, "deaths_avg3": 57.33}, {"county": "Los Angeles", "state": "California", "fips": "06037", "date": "2020-05-02T07:00:00+00:00", "Lat": 34.31, "Lon": -118.2, "cases": 24940.0, "deaths": 1212.0, "new_cases": 674.0, "new_deaths": 38.0, "cases_avg7": 825.3, "deaths_avg3": 52.0}, {"county": "Los Angeles", "state": "California", "fips": "06037", "date": "2020-05-03T07:00:00+00:00", "Lat": 34.31, "Lon": -118.2, "cases": 25700.0, "deaths": 1231.0, "new_cases": 763.0, "new_deaths": 19.0, "cases_avg7": 876.0, "deaths_avg3": 40.0}, {"county": "Los Angeles", "state": "California", "fips": "06037", "date": "2020-05-04T07:00:00+00:00", "Lat": 34.31, "Lon": -118.2, "cases": 26240.0, "deaths": 1260.0, "new_cases": 539.0, "new_deaths": 29.0, "cases_avg7": 830.7, "deaths_avg3": 28.67}, {"county": "Los Angeles", "state": "California", "fips": "06037", "date": "2020-05-05T07:00:00+00:00", "Lat": 34.31, "Lon": -118.2, "cases": 27840.0, "deaths": 1315.0, "new_cases": 1598.0, "new_deaths": 55.0, "cases_avg7": 977.1, "deaths_avg3": 34.33}, {"county": "Los Angeles", "state": "California", "fips": "06037", "date": "2020-05-06T07:00:00+00:00", "Lat": 34.31, "Lon": -118.2, "cases": 28660.0, "deaths": 1369.0, "new_cases": 829.0, "new_deaths": 54.0, "cases_avg7": 882.9, "deaths_avg3": 46.0}, {"county": "Los Angeles", "state": "California", "fips": "06037", "date": "2020-05-07T07:00:00+00:00", "Lat": 34.31, "Lon": -118.2, "cases": 29530.0, "deaths": 1420.0, "new_cases": 861.0, "new_deaths": 51.0, "cases_avg7": 900.9, "deaths_avg3": 53.33}, {"county": "Los Angeles", "state": "California", "fips": "06037", "date": "2020-05-08T07:00:00+00:00", "Lat": 34.31, "Lon": -118.2, "cases": 29530.0, "deaths": 1420.0, "new_cases": 0.0, "new_deaths": 0.0, "cases_avg7": 752.0, "deaths_avg3": 35.0}]}}
